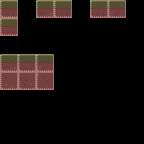

Below is a game level as drawn by its tile map, then a one-line description and the .tmx file that defines it, in full:
An orthogonal 8x8 tile map with 18x18 px tiles, 3 tile layers (output_platforms, input_platforms, regions).

<map version="1.5" tiledversion="1.7.2" orientation="orthogonal" renderorder="right-down" width="8" height="8" tilewidth="18" tileheight="18" infinite="0" nextlayerid="4" nextobjectid="1">
 <tileset firstgid="1" name="greensides" tilewidth="18" tileheight="18" tilecount="70" columns="10">
  <image source="greensides.png" width="180" height="126" />
 </tileset>
 <layer id="3" name="output_platforms" width="8" height="8">
  <data encoding="csv">
0,0,11,0,0,0,13,0,
22,0,0,0,0,0,0,0,
0,0,0,0,0,0,0,0,
0,0,0,0,0,0,0,0,
21,22,23,0,0,0,0,0,
0,0,0,0,0,0,0,0,
0,0,0,0,0,0,0,0,
0,0,0,0,0,0,0,0
</data>
 </layer>
 <layer id="2" name="input_platforms" width="8" height="8">
  <data encoding="csv">
12,0,0,12,0,12,0,0,
12,0,0,0,0,0,0,0,
0,0,0,0,0,0,0,0,
11,12,13,0,0,0,0,0,
0,0,0,0,0,0,0,0,
0,0,0,0,0,0,0,0,
0,0,0,0,0,0,0,0,
0,0,0,0,0,0,0,0
</data>
 </layer>
 <layer id="1" name="regions" width="8" height="8">
  <data encoding="csv">
41,0,41,41,0,41,41,0,
41,0,0,0,0,0,0,0,
0,0,0,0,0,0,0,0,
41,41,41,0,0,0,0,0,
41,41,41,0,0,0,0,0,
0,0,0,0,0,0,0,0,
0,0,0,0,0,0,0,0,
0,0,0,0,0,0,0,0
</data>
 </layer>
</map>